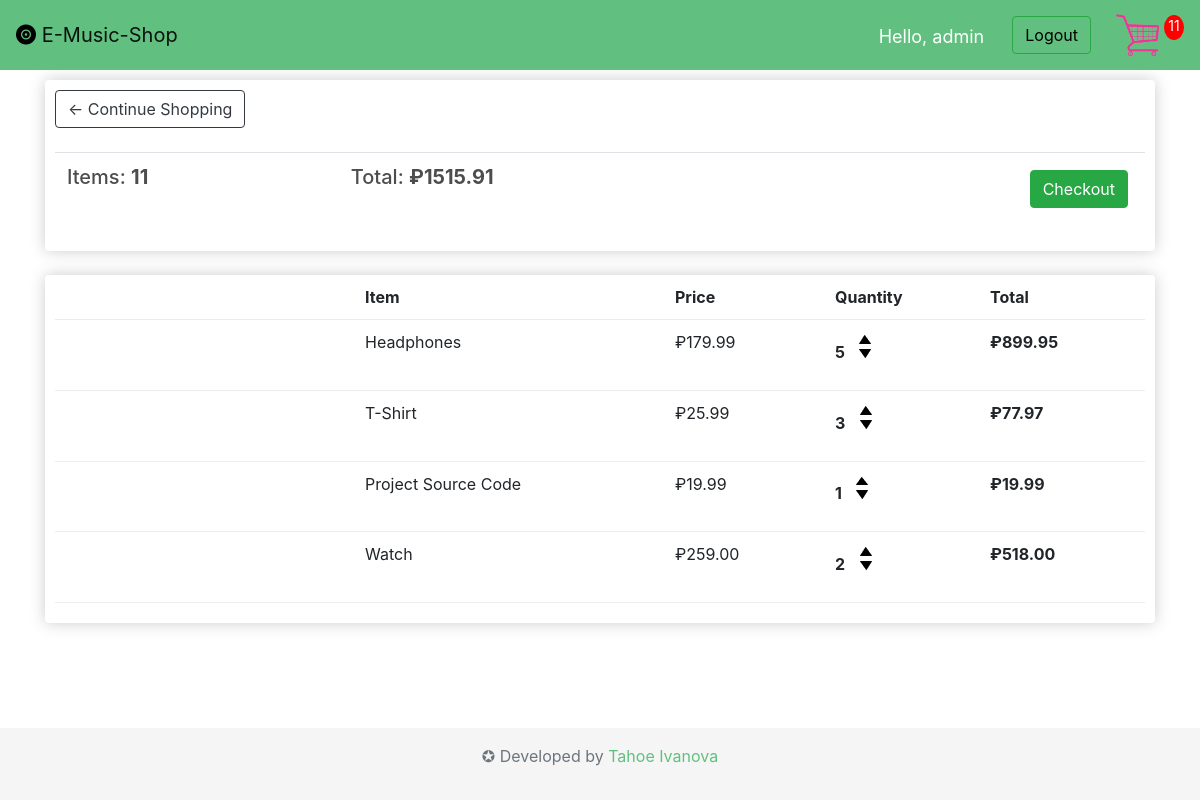
The app's page /cart/ (signed in), older data.
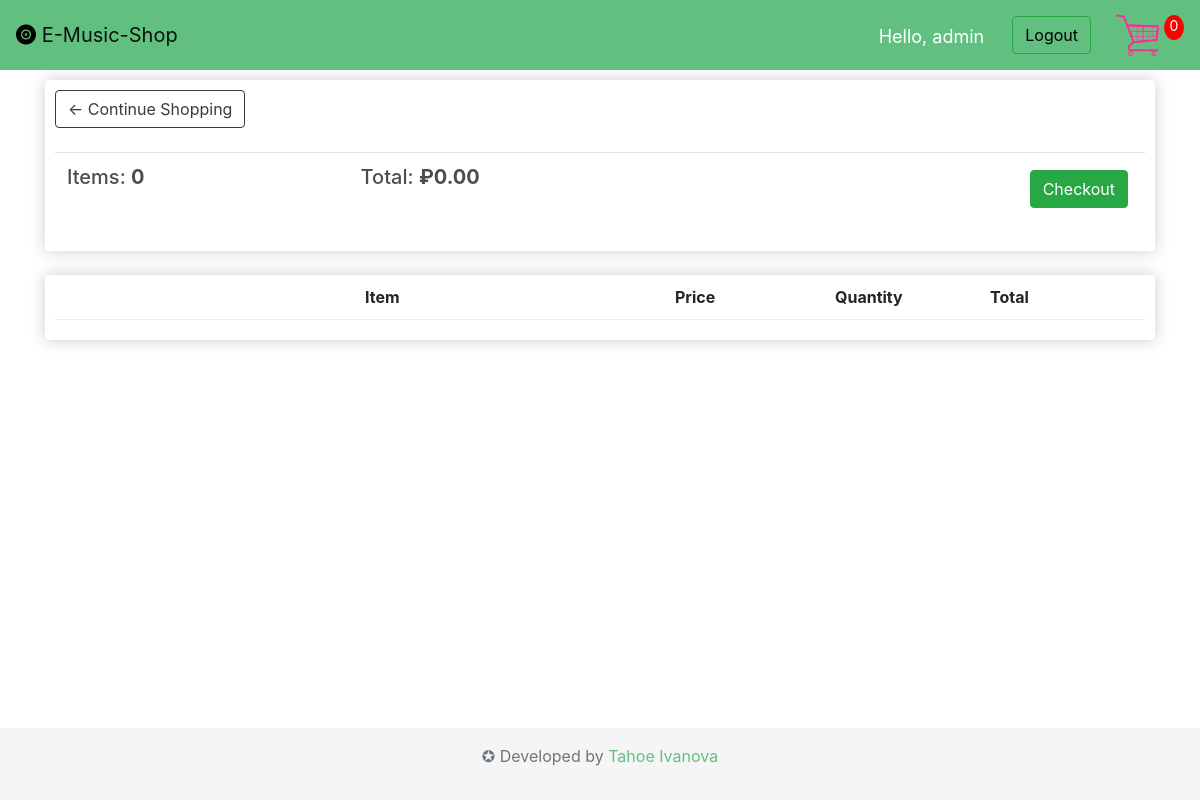
The same page, newer data.
### store/models.py (models this page shows, shortened)
class Order(models.Model):
    customer = models.ForeignKey(Customer, on_delete=models.SET_NULL, blank=True, null=True)
    date_ordered = models.DateTimeField(auto_now_add=True)
    complete = models.BooleanField(default=False, null=True, blank=False)
    transaction_id = models.CharField(max_length=200, null=True)
    @property
    def get_cart_total(self):
        orderitems = self.orderitem_set.all()
        total = sum([item.get_total for item in orderitems])
        return total
    @property
    def get_cart_items(self):
        orderitems = self.orderitem_set.all()
        total = sum([item.quantity for item in orderitems])
        return total

class OrderItem(models.Model):
    product = models.ForeignKey(Product, on_delete=models.SET_NULL, blank=True, null=True)
    order = models.ForeignKey(Order, on_delete=models.SET_NULL, blank=True, null=True)
    quantity = models.IntegerField(default=0, null=True, blank=True)
    date_added = models.DateTimeField(auto_now_add=True)
    @property
    def get_total(self):
        total = self.product.price * self.quantity
        return total

class Product(models.Model):
    name = models.CharField(max_length=200, null=True)
    description = models.ForeignKey(ProductDescription, on_delete=models.CASCADE, blank=True, null=True)
    quality = models.CharField(max_length=200, null=True, blank=True)
    price = models.DecimalField(max_digits=7, decimal_places=2)
    digital = models.BooleanField(default=False, null=True, blank=False)
    image1 = models.ImageField(upload_to='store',null=True, blank=True)
    image2 = models.ImageField(upload_to='store',null=True, blank=True)
    '''NEW'''
    quantity = models.IntegerField(default=1, blank=True, null=True)
    '''NEW'''
    @property
    def imageURL(self):
        try:
            url = self.image1.url
        except:
            url = ''
        return url

### store/views.py (the view)
# urls.py: path('cart/', views.cart, name='cart'),
def cart(request):
    data = cartData(request)
    cartItems = data['cartItems']
    order = data['order']
    items = data['items']
    context = {'items':items, 'order':order, 'cartItems':cartItems}
    return render(request, 'store/cart.html', context)

### store/utils.py (called while the page is built)
def cartData(request):
    if request.user.is_authenticated:
        customer = request.user.customer
        order, created = Order.objects.get_or_create(customer=customer, complete=False)
        items = order.orderitem_set.all()
        cartItems = order.get_cart_items
    else:
        cookieData = cookieCart(request)
        cartItems = cookieData['cartItems']
        order = cookieData['order']
        items = cookieData['items']
    return {'cartItems': cartItems, 'order': order, 'items': items}

### store/templates/store/cart.html
{% extends 'store/main.html' %}
{% load static %}
{% block content %}
<div class="row">
    <div class="col-lg-12">
        <div class="box-element">
            <a class="btn btn-outline-dark" href="{% url 'store' %}">&#8592; Continue Shopping</a>
            <br>
            <br>
            <table class="table">
                <tr>
                    <th><h5>Items: <strong>{{order.get_cart_items}}</strong></h5></th>
                    <th><h5>Total: <strong>&#8381;{{order.get_cart_total|floatformat:2}}</strong></h5></th>
                    <th>
                        <a style="float:right; margin:5px" class="btn btn-success" href="{% url 'checkout' %}">Checkout</a>
                    </th>
                </tr>
            </table>
        </div>
        <br>
        <div class="box-element">
            <div class="cart-row">
                <div style="flex:2"></div>
                <div style="flex:2"><strong>Item</strong></div>
                <div style="flex:1"><strong>Price</strong></div>
                <div style="flex:1; margin-left:5px"><strong>Quantity</strong></div>
                <div style="flex:1"><strong>Total</strong></div>
            </div>
            {% for item in items %}
            <div class="cart-row">
                <div style="flex:2"><img class="row-image" src="{{item.product.imageURL}}"></div>
                <div style="flex:2">{{item.product.name}}</div>
                <div style="flex:1">&#8381;{{item.product.price|floatformat:2}}</div>
                <div style="flex:1; margin-left:5px">
                    <p class="quantity">{{item.quantity}}</p>
                    <div class="quantity">
							<img data-product="{{item.product.id}}" data-action="add" class="chg-quantity update-cart" src="{% static 'images/arrow-up.png' %}">
							<img data-product="{{item.product.id}}" data-action="remove" class="chg-quantity update-cart" src="{% static 'images/arrow-down.png' %}">
                    </div>
                </div>
                <div style="flex:1"><strong>&#8381;{{item.get_total}}</strong></div>
            </div>
            {% endfor %}
        </div>
        <br>
    </div>
</div>
{% endblock %}

### store/templates/store/main.html (shortened to what this page needs)
<!doctype html>
{% load static %}
<html lang="en" class="h-100">
  <head>
    <link rel="stylesheet" href="https://stackpath.bootstrapcdn.com/bootstrap/4.4.1/css/bootstrap.min.css">
    <link rel="stylesheet" type="text/css" href="{% static 'css/main.css' %}">
    <link rel="stylesheet" type="text/css" href="{% static 'css/sticky-footer.css' %}">
<link href="/docs/4.4/dist/css/bootstrap.min.css" rel="stylesheet">
    <link href="sticky-footer.css" rel="stylesheet">
  </head>
  <body class="d-flex flex-column h-100">
  <nav class="navbar sticky-top navbar-expand-lg navbar-light" style="background-color: #61C07F;">
          <a class="navbar-brand" href="{% url 'store' %}"><i class="fas fa-record-vinyl" style="color:black;"></i> E-Music-Shop</a>
            <div class="collapse navbar-collapse" id="navbarTogglerDemo02">
            <ul class="navbar-nav ml-auto mt-2 mt-lg-0">
              {% if user.is_authenticated %}
                <span id="hello-msg">
                  Hello, {{request.user}}
                </span>
              <li class="nav-item">
                <a class="nav-link" href="{% url 'logout'%}"><button class="btn btn-outline-success my-2 my-sm-0" style="color: black">Logout</button></a>
              </li>
              {%endif%}
    </ul>
      </div>
                            <a href="{% url 'cart' %}">
                    <img  id="cart-icon" src="{% static 'images/cart-icon-28355.gif'%}">
                    </a>
                    <p id="cart-total">{{cartItems}}</p>
    </nav>
<main role="main" class="flex-shrink-0">
  <div class="container">
       {% block content %}
        {% endblock content %}
  </div>
</main>
<footer class="footer mt-auto py-3">
  <div class="container">
    <span class="text-muted" >
        <p style="text-align: center;">&#10026; Developed by <a style="color:#61C07F" href="https://github.com/tahoeivanova">Tahoe Ivanova</a></p>
    </span>
  </div>
</footer>
</body>
</html>

Row changes from the older to the newer data that the page shows:
no longer on this page (row edited): Order: get_cart_items "11", get_cart_total "1515.91"
removed OrderItem: product.name "Headphones", product.price "179.99", quantity "5", get_total "899.95"
removed OrderItem: product.name "T-Shirt", product.price "25.99", quantity "3", get_total "77.97"
removed OrderItem: product.name "Project Source Code", product.price "19.99", quantity "1", get_total "19.99"
removed OrderItem: product.name "Watch", product.price "259.00", quantity "2", get_total "518.00"
added Order: get_cart_items "0", get_cart_total "0.00"
Text that changed along with them:
{{ cartItems }}: "11" → "0"
